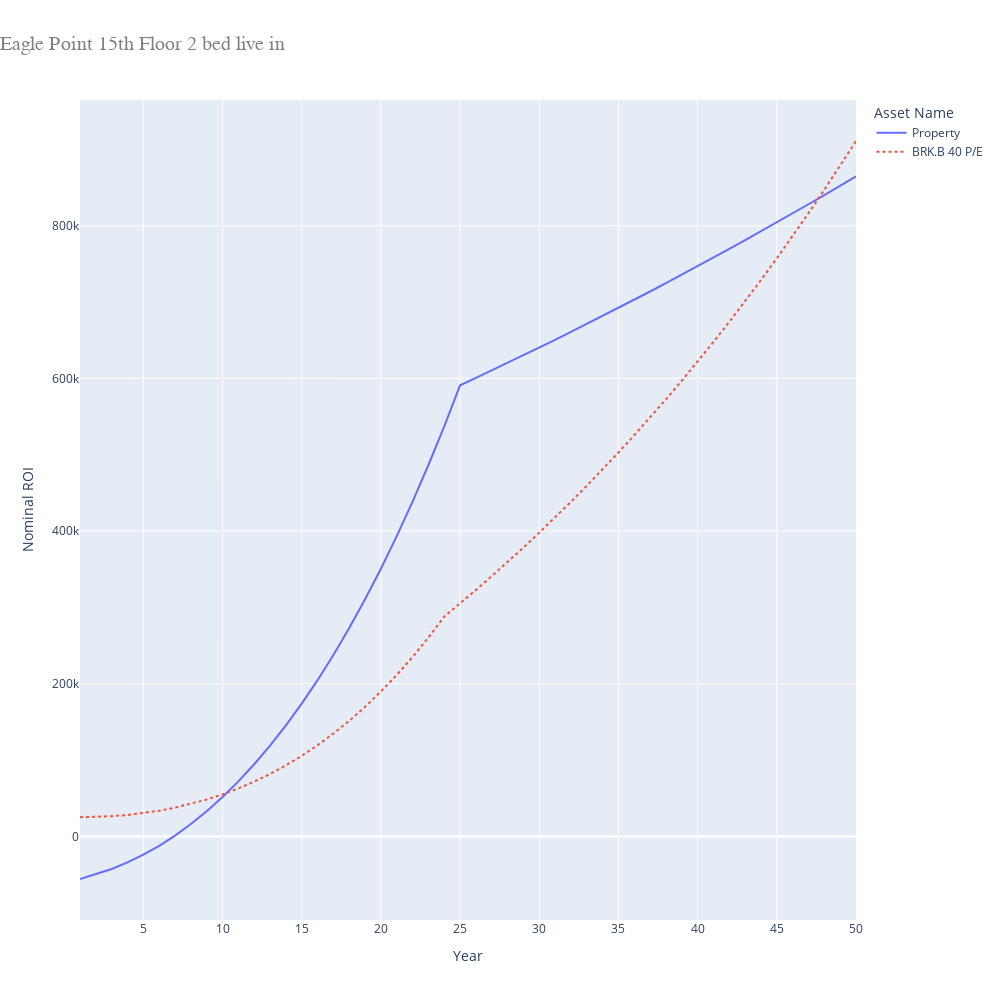

Notebook code for this chart:
### Markdown cell above
## Property Investment Analysis

Comparative analysis of various property investment scenarios, comparing property returns against stock market investments (BRK.B).

### Code cell
# Eagle Point 15th Floor 2 bed live in
property_price = 1050000
repayment_mortgage = RepaymentMortgage(
    property_price * 0.75,
    25,
    FIXED_INTEREST_RATE
)

asset_name = "Property"
asset_dictionary[asset_name] = LeaseholdProperty(
    False,
    property_price,
    monthly_gross_rental=0,
    rental_tax=0,
    months_occupied_out_of_12=8,
    agency_percentage=LIXING_AGENCY_PERCENTAGE,
    annual_service_charge=7 * 677,
    annual_ground_rent=600,
    mortgage=repayment_mortgage
)

opportunity_cost_property = asset_dictionary[asset_name]

yearly_principle_repayments = []
previous_year = opportunity_cost_property.mortgage.total_principle_paid(1)
yearly_principle_repayments.append(previous_year)

for year in range(2, 25):
    current_year = opportunity_cost_property.mortgage.total_principle_paid(year)
    yearly_principle_repayments.append(
        current_year - previous_year - cost_of_renting_alone * 12
    )
    previous_year = current_year

print(yearly_principle_repayments)

asset_dictionary["BRK.B 40 P/E"] = HLStock(
    opportunity_cost_property.property_value * 0.25,
    stock_price_to_earnings,
    yearly_principle_repayments
)

(headers, table, graph_source) = generate_header_table_and_graph_source(
    asset_dictionary
)

fig = px.line(
    graph_source,
    x='Year',
    y='Nominal ROI',
    color='Asset Name',
    line_dash='Asset Name',
    title='Eagle Point 15th Floor 2 bed live in',
    width=1000,
    height=1000
)

fig.update_layout(
    title_font_size=20,
    title_font_family='Courier',
    title_font_color='gray',
    title_x=0
)

fig.show()

### Figure 1 — Plotly figure (JSON) as saved in the notebook; plotly's stock layout.template omitted (floating-point values rounded to 4 significant figures)
{"data": [{"hovertemplate": "Asset Name=Property<br>Year=%{x}<br>Nominal ROI=%{y}<extra></extra>", "legendgroup": "Property", "line": {"color": "#636efa", "dash": "solid"}, "marker": {"symbol": "circle"}, "mode": "lines", "name": "Property", "orientation": "v", "showlegend": true, "type": "scatter", "x": [1, 2, 3, 4, 5, 6, 7, 8, 9, 10, 11, 12, 13, 14, 15, 16, 17, 18, 19, 20, 21, 22, 23, 24, 25, 26, 27, 28, 29, 30, 31, 32, 33, 34, 35, 36, 37, 38, 39, 40, 41, 42, 43, 44, 45, 46, 47, 48, 49, 50], "xaxis": "x", "y": [-55760.0, -49670.0, -42620.0, -34060.0, -23950.0, -12230.0, 1133.0, 16200.0, 33030.0, 51660.0, 72160.0, 94590.0, 119000.0, 145400.0, 174000.0, 204700.0, 237700.0, 273000.0, 310700.0, 350800.0, 393400.0, 438700.0, 486600.0, 537400.0, 591000.0, 600700.0, 610500.0, 620300.0, 630300.0, 640400.0, 650600.0, 660900.0, 671300.0, 681800.0, 692400.0, 703100.0, 713900.0, 724800.0, 735900.0, 747000.0, 758300.0, 769600.0, 781100.0, 792700.0, 804400.0, 816300.0, 828200.0, 840300.0, 852500.0, 864800.0], "yaxis": "y"}, {"hovertemplate": "Asset Name=BRK.B 40 P/E<br>Year=%{x}<br>Nominal ROI=%{y}<extra></extra>", "legendgroup": "BRK.B 40 P/E", "line": {"color": "#EF553B", "dash": "dot"}, "marker": {"symbol": "circle"}, "mode": "lines", "name": "BRK.B 40 P/E", "orientation": "v", "showlegend": true, "type": "scatter", "x": [1, 2, 3, 4, 5, 6, 7, 8, 9, 10, 11, 12, 13, 14, 15, 16, 17, 18, 19, 20, 21, 22, 23, 24, 25, 26, 27, 28, 29, 30, 31, 32, 33, 34, 35, 36, 37, 38, 39, 40, 41, 42, 43, 44, 45, 46, 47, 48, 49, 50], "xaxis": "x", "y": [25240.0, 25550.0, 26510.0, 28160.0, 30550.0, 33710.0, 37710.0, 42570.0, 48360.0, 55130.0, 62920.0, 71810.0, 81840.0, 93090.0, 105600.0, 119500.0, 134800.0, 151500.0, 169900.0, 189900.0, 211600.0, 235100.0, 260600.0, 288100.0, 305300.0, 322900.0, 341000.0, 359500.0, 378500.0, 398000.0, 418000.0, 438400.0, 459400.0, 481000.0, 503000.0, 525700.0, 548900.0, 572700.0, 597100.0, 622200.0, 647800.0, 674200.0, 701200.0, 729000.0, 757400.0, 786600.0, 816500.0, 847200.0, 878700.0, 911100.0], "yaxis": "y"}], "layout": {"height": 1000, "legend": {"title": {"text": "Asset Name"}, "tracegroupgap": 0}, "title": {"font": {"color": "gray", "family": "Courier", "size": 20}, "text": "Eagle Point 15th Floor 2 bed live in", "x": 0}, "width": 1000, "xaxis": {"anchor": "y", "domain": [0, 1], "title": {"text": "Year"}}, "yaxis": {"anchor": "x", "domain": [0, 1], "title": {"text": "Nominal ROI"}}}}
